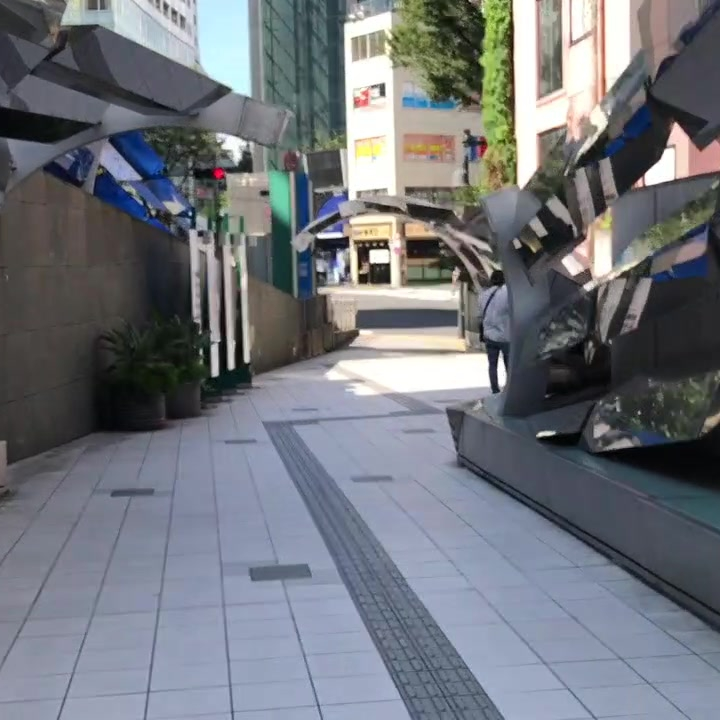
#> input picture Glitch-OpenCV/Glitch-video/src_cropped/image-00042.jpg, 720 x 720 px, given in place of image-01100.jpg, which was not available
$ python GlitchImg-DivideEffects.py
#> lines starting #> are read from the running program, lines starting #| are printed output that depends on the picture; after the words box and inside, x2 and y2 are one past the last pixel; in counts of white or black regions, pixels touching at a corner belong together
import cv2
# import numpy as np
import random
from datetime import datetime

### 27.60810781 sec
### 24.172462286 sec
### 28.878873516 sec
### 27.326031583 sec
### 29.613384219 sec

# Index = 100
Index = 1100
for x in range(Index, Index+1): ### debug

# for x in range(1, 100):

    time1 = cv2.getTickCount() # クロック時間


    num = "%05d" % x
    in_path = "src_cropped/image-" + num + ".jpg"
    out_path = "test-Glitch/image-" + num + ".jpg"
    out_path_debug = "test-Glitch/image-" + num + "-" +datetime.now().strftime("%H-%M-%S")+".jpg"


    img = cv2.imread(in_path)
#> img is the input picture: shape (720, 720, 3); mean B, G, R 123.9, 117.1, 113.4


    WH = 720 # H
    ADD = 50


    # [14 lines of commented-out code are left out]
    r_0_20_h = random.randint(1,21)
    r_0_20_v = random.randint(1,21)
    r_10_10_0 = random.randint(-10,10)
    r_10_10_1 = random.randint(-10,10)
    r_10_10_2 = random.randint(-10,10)


    # [21 lines of commented-out code are left out]

    MIN = 51
    MAX = 179
    r_MM0 = random.randint(MIN, MAX)
    r_MM1 = random.randint(MIN, MAX)
    r_MM2 = random.randint(MIN, MAX)
    r0 = random.randint(MIN, MAX)
    r1 = random.randint(MIN, MAX)
    r2 = random.randint(MIN, MAX)
    r2 = random.randint(MIN, MAX)

    # [35 lines of commented-out code are left out]
    sc_r_2_15_h = random.randint(2,10)
    sc_r_2_15_v = random.randint(2,10)

    # [35 lines of commented-out code are left out]
    for i in range(0, WH):
        for j in range(0, WH):
            if img[i,j,1] > 200:

                img[i,j,0] = img[i,j,1]
                img[i,j,2] = img[i,j,1]
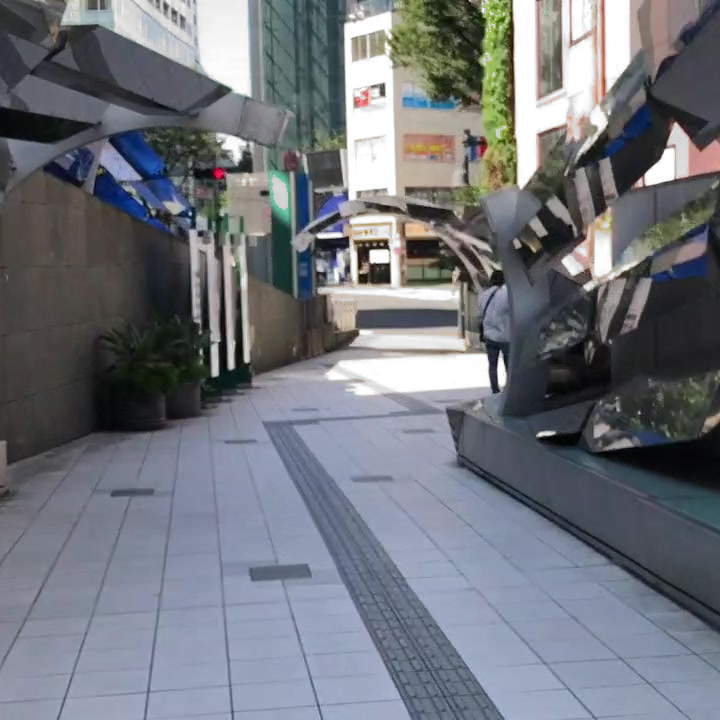
#> img: shape (720, 720, 3); 7.28% of pixels changed, all inside (x1, y1, x2, y2) = (63, 0, 688, 436)
    # [8 lines of commented-out code are left out]


    print(datetime.now().strftime("%H:%M:%S"))
    cv2.imshow("preview",img)

    cv2.imwrite(out_path_debug, img);
    #cv2.imwrite(out_path, img);

    cv2.destroyAllWindows()
    print("Glitched :", num)

    time2 = cv2.getTickCount()
    time = (time2 - time1)/cv2.getTickFrequency() # クロック時間の差を周波数で割ると秒
    print(time, "sec")


print("Finished!!")

$ run again, on Glitch-OpenCV/Glitch-video/src_cropped/image-00252.jpg
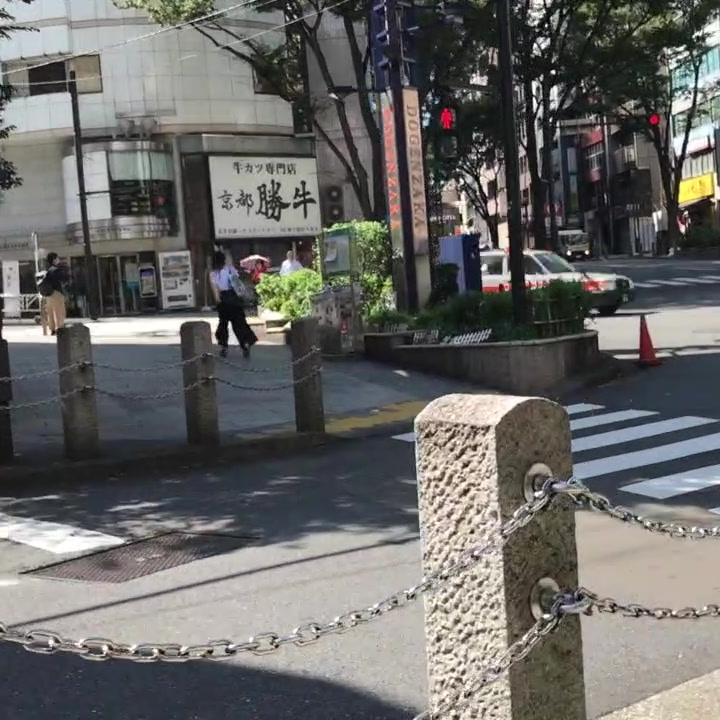
#> input picture Glitch-OpenCV/Glitch-video/src_cropped/image-00252.jpg, 720 x 720 px, given in place of image-01100.jpg, which was not available
#> img is the input picture: shape (720, 720, 3); mean B, G, R 102.7, 104.9, 105.6
#> after the loop `for i in range(0, WH):`:
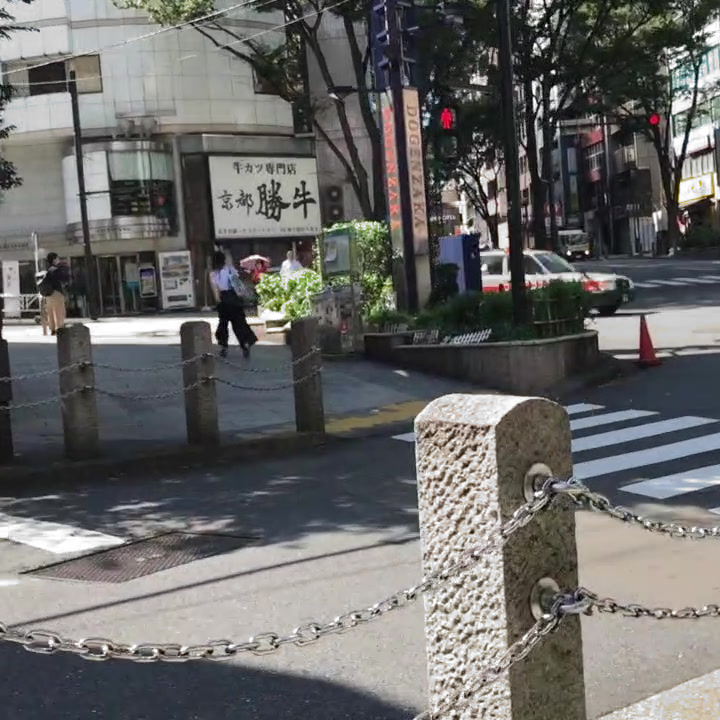
#> img: shape (720, 720, 3); 6.35% of pixels changed, all inside (x1, y1, x2, y2) = (0, 0, 720, 720)

$ run again, on Glitch-OpenCV/Glitch-video/src_cropped/image-00361.jpg
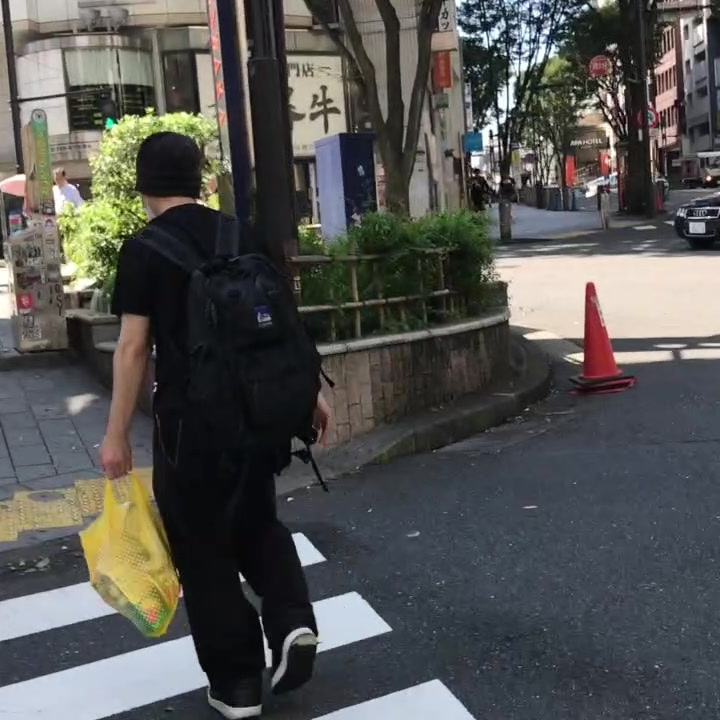
#> input picture Glitch-OpenCV/Glitch-video/src_cropped/image-00361.jpg, 720 x 720 px, given in place of image-01100.jpg, which was not available
#> img is the input picture: shape (720, 720, 3); mean B, G, R 81.8, 84.1, 84
#> after the loop `for i in range(0, WH):`:
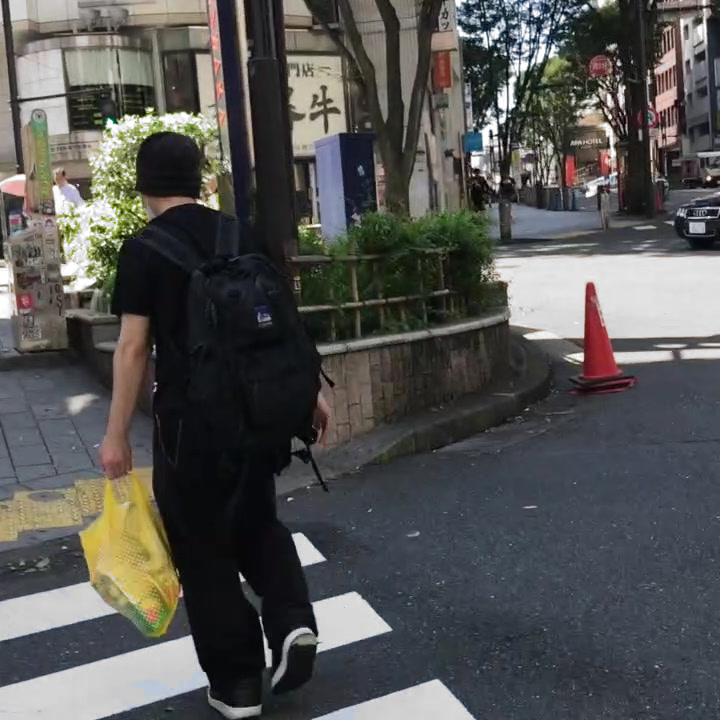
#> img: shape (720, 720, 3); 9.03% of pixels changed, all inside (x1, y1, x2, y2) = (0, 0, 720, 720)

$ run again, on Glitch-OpenCV/Glitch-video/src_cropped/image-00416.jpg
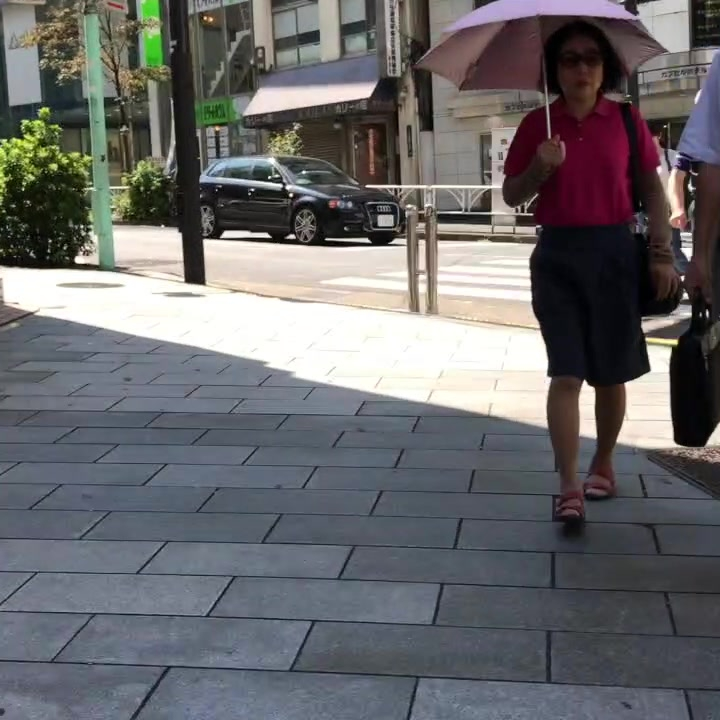
#> input picture Glitch-OpenCV/Glitch-video/src_cropped/image-00416.jpg, 720 x 720 px, given in place of image-01100.jpg, which was not available
#> img is the input picture: shape (720, 720, 3); mean B, G, R 107.4, 105.4, 105.8
#> after the loop `for i in range(0, WH):`:
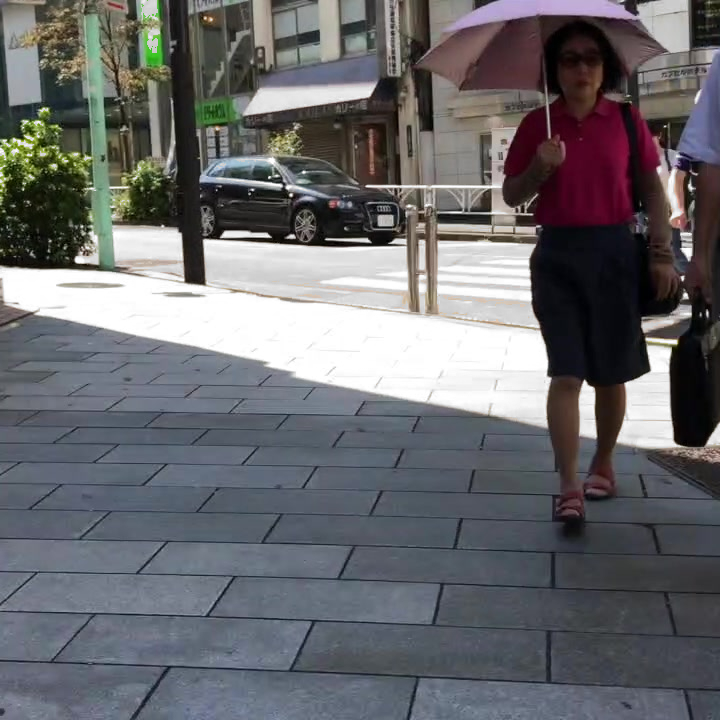
#> img: shape (720, 720, 3); 12.91% of pixels changed, all inside (x1, y1, x2, y2) = (0, 0, 720, 448)
